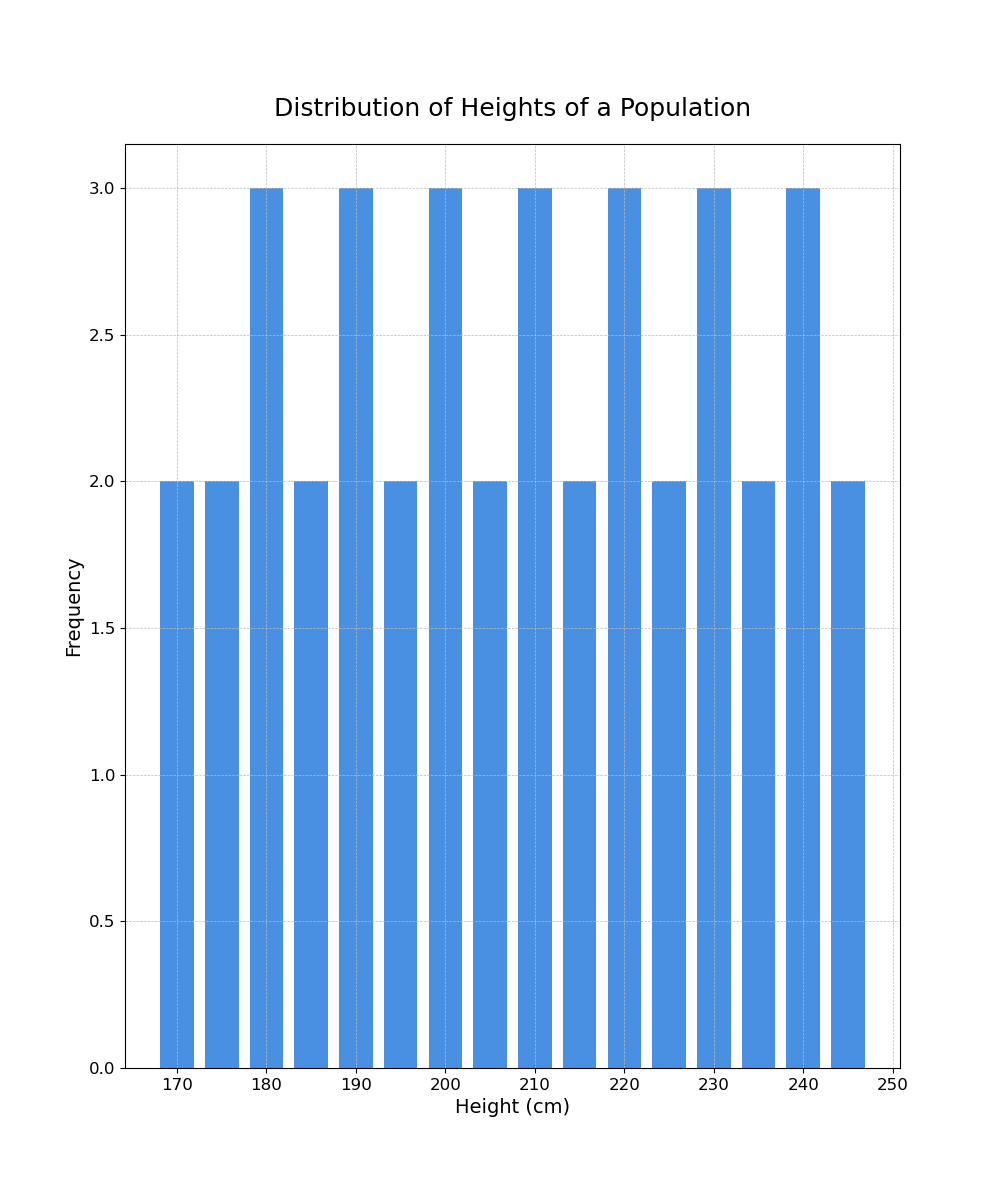

Reproduce this figure in Python.
import matplotlib.pyplot as plt
import numpy as np

heights = np.array([
    170, 172, 174, 176, 178, 180, 182, 184, 186, 188, 
    190, 192, 194, 196, 198, 200, 202, 204, 206, 208, 
    210, 212, 214, 216, 218, 220, 222, 224, 226, 228, 
    230, 232, 234, 236, 238, 240, 242, 244, 246, 248, 250
])

bin_width = 5
bins = np.arange(min(heights) - bin_width/2, max(heights) + bin_width/2, bin_width)

fig, ax = plt.subplots(figsize=(10, 12))
ax.hist(heights, bins=bins, color='#4A90E2', rwidth=0.75)

plt.title('Distribution of Heights of a Population', fontsize=18, pad=20)
plt.ylabel('Frequency', fontsize=14)
plt.xlabel('Height (cm)', fontsize=14)

plt.grid(True, linestyle='--', linewidth=0.5, color='#BBBBBB')

plt.xticks(fontsize=12)
plt.yticks(fontsize=12)

plt.show()
